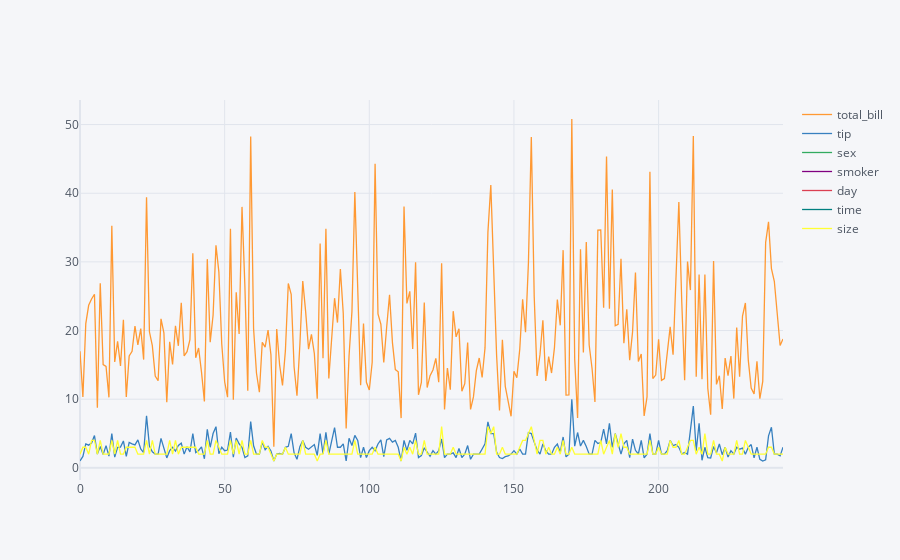

The notebook cell this image was saved under:
### Code cell
df.iplot() #интерактивная визуализация

### Figure 1 — Plotly figure (JSON) as saved in the notebook; plotly's stock layout.template omitted (floating-point values rounded to 4 significant figures; data arrays with more than 128 entries replaced by an {"elided": "..."} marker saying what was removed)
{"data": [{"line": {"color": "rgba(255, 153, 51, 1.0)", "dash": "solid", "shape": "linear", "width": 1.3}, "mode": "lines", "name": "total_bill", "text": "", "type": "scatter", "x": {"elided": "244 int values"}, "y": {"elided": "244 float values"}}, {"line": {"color": "rgba(55, 128, 191, 1.0)", "dash": "solid", "shape": "linear", "width": 1.3}, "mode": "lines", "name": "tip", "text": "", "type": "scatter", "x": {"elided": "244 int values"}, "y": {"elided": "244 float values"}}, {"line": {"color": "rgba(50, 171, 96, 1.0)", "dash": "solid", "shape": "linear", "width": 1.3}, "mode": "lines", "name": "sex", "text": "", "type": "scatter", "x": {"elided": "244 int values"}, "y": {"elided": "244 str values"}}, {"line": {"color": "rgba(128, 0, 128, 1.0)", "dash": "solid", "shape": "linear", "width": 1.3}, "mode": "lines", "name": "smoker", "text": "", "type": "scatter", "x": {"elided": "244 int values"}, "y": {"elided": "244 str values"}}, {"line": {"color": "rgba(219, 64, 82, 1.0)", "dash": "solid", "shape": "linear", "width": 1.3}, "mode": "lines", "name": "day", "text": "", "type": "scatter", "x": {"elided": "244 int values"}, "y": {"elided": "244 str values"}}, {"line": {"color": "rgba(0, 128, 128, 1.0)", "dash": "solid", "shape": "linear", "width": 1.3}, "mode": "lines", "name": "time", "text": "", "type": "scatter", "x": {"elided": "244 int values"}, "y": {"elided": "244 str values"}}, {"line": {"color": "rgba(255, 255, 51, 1.0)", "dash": "solid", "shape": "linear", "width": 1.3}, "mode": "lines", "name": "size", "text": "", "type": "scatter", "x": {"elided": "244 int values"}, "y": {"elided": "244 int values"}}], "layout": {"legend": {"bgcolor": "#F5F6F9", "font": {"color": "#4D5663"}}, "paper_bgcolor": "#F5F6F9", "plot_bgcolor": "#F5F6F9", "title": {"font": {"color": "#4D5663"}}, "xaxis": {"gridcolor": "#E1E5ED", "showgrid": true, "tickfont": {"color": "#4D5663"}, "title": {"font": {"color": "#4D5663"}, "text": ""}, "zerolinecolor": "#E1E5ED"}, "yaxis": {"gridcolor": "#E1E5ED", "showgrid": true, "tickfont": {"color": "#4D5663"}, "title": {"font": {"color": "#4D5663"}, "text": ""}, "zerolinecolor": "#E1E5ED"}}}
